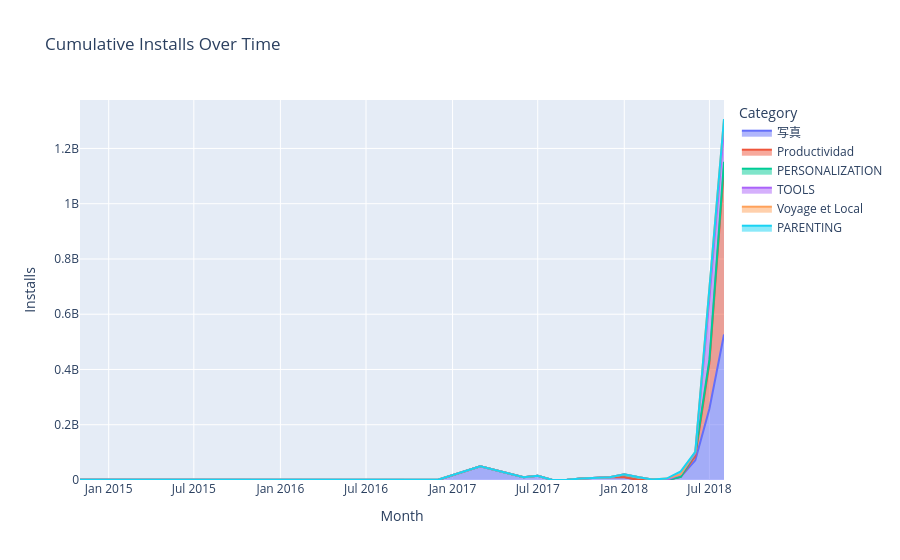

Source (notebook cell):
### Code cell
for _, row in growth.iterrows():

    fig.add_vrect(

        x0=row["Month"],

        x1=row["Month"],

        fillcolor="yellow",

        opacity=0.25,

        line_width=0

    )
fig.show()

### Figure 1 — Plotly figure (JSON) as saved in the notebook; plotly's stock layout.template omitted (floating-point values rounded to 4 significant figures)
{"data": [{"fillpattern": {"shape": ""}, "hovertemplate": "Category=写真<br>Month=%{x}<br>Installs=%{y}<extra></extra>", "legendgroup": "写真", "line": {"color": "#636efa"}, "marker": {"symbol": "circle"}, "mode": "lines", "name": "写真", "orientation": "v", "showlegend": true, "stackgroup": "1", "type": "scatter", "x": ["2014-11", "2017-03", "2017-06", "2017-07", "2017-10", "2017-12", "2018-01", "2018-03", "2018-05", "2018-06", "2018-07", "2018-08"], "xaxis": "x", "y": [1000000, 50000000, 10000000, 15000000, 5000000, 10000000, 10000000, 2000000, 11000000, 71000000, 258000000, 526500000], "yaxis": "y"}, {"fillpattern": {"shape": ""}, "hovertemplate": "Category=Productividad<br>Month=%{x}<br>Installs=%{y}<extra></extra>", "legendgroup": "Productividad", "line": {"color": "#EF553B"}, "marker": {"symbol": "circle"}, "mode": "lines", "name": "Productividad", "orientation": "v", "showlegend": true, "stackgroup": "1", "type": "scatter", "x": ["2016-10", "2018-02", "2018-06", "2018-07", "2018-08"], "xaxis": "x", "y": [1000000, 100000, 15000000, 166000000, 605000000], "yaxis": "y"}, {"fillpattern": {"shape": ""}, "hovertemplate": "Category=PERSONALIZATION<br>Month=%{x}<br>Installs=%{y}<extra></extra>", "legendgroup": "PERSONALIZATION", "line": {"color": "#00cc96"}, "marker": {"symbol": "circle"}, "mode": "lines", "name": "PERSONALIZATION", "orientation": "v", "showlegend": true, "stackgroup": "1", "type": "scatter", "x": ["2016-12", "2017-09", "2018-01", "2018-02", "2018-06", "2018-07", "2018-08"], "xaxis": "x", "y": [1000000, 1000000, 10000000, 10000000, 10000000, 11500000, 20000000], "yaxis": "y"}, {"fillpattern": {"shape": ""}, "hovertemplate": "Category=TOOLS<br>Month=%{x}<br>Installs=%{y}<extra></extra>", "legendgroup": "TOOLS", "line": {"color": "#ab63fa"}, "marker": {"symbol": "circle"}, "mode": "lines", "name": "TOOLS", "orientation": "v", "showlegend": true, "stackgroup": "1", "type": "scatter", "x": ["2017-08", "2018-01", "2018-05", "2018-07", "2018-08"], "xaxis": "x", "y": [50000, 1000000, 10000000, 222600000, 120000000], "yaxis": "y"}, {"fillpattern": {"shape": ""}, "hovertemplate": "Category=Voyage et Local<br>Month=%{x}<br>Installs=%{y}<extra></extra>", "legendgroup": "Voyage et Local", "line": {"color": "#FFA15A"}, "marker": {"symbol": "circle"}, "mode": "lines", "name": "Voyage et Local", "orientation": "v", "showlegend": true, "stackgroup": "1", "type": "scatter", "x": ["2017-10", "2018-04", "2018-06", "2018-07", "2018-08"], "xaxis": "x", "y": [50000, 5000000, 6000000, 31100000, 35100000], "yaxis": "y"}, {"fillpattern": {"shape": ""}, "hovertemplate": "Category=PARENTING<br>Month=%{x}<br>Installs=%{y}<extra></extra>", "legendgroup": "PARENTING", "line": {"color": "#19d3f3"}, "marker": {"symbol": "circle"}, "mode": "lines", "name": "PARENTING", "orientation": "v", "showlegend": true, "stackgroup": "1", "type": "scatter", "x": ["2018-03", "2018-05", "2018-07"], "xaxis": "x", "y": [100000, 10000000, 600000], "yaxis": "y"}], "layout": {"legend": {"title": {"text": "Category"}, "tracegroupgap": 0}, "shapes": [{"fillcolor": "yellow", "line": {"width": 0}, "opacity": 0.25, "type": "rect", "x0": "2017-03", "x1": "2017-03", "xref": "x", "y0": 0, "y1": 1, "yref": "y domain"}, {"fillcolor": "yellow", "line": {"width": 0}, "opacity": 0.25, "type": "rect", "x0": "2017-07", "x1": "2017-07", "xref": "x", "y0": 0, "y1": 1, "yref": "y domain"}, {"fillcolor": "yellow", "line": {"width": 0}, "opacity": 0.25, "type": "rect", "x0": "2017-12", "x1": "2017-12", "xref": "x", "y0": 0, "y1": 1, "yref": "y domain"}, {"fillcolor": "yellow", "line": {"width": 0}, "opacity": 0.25, "type": "rect", "x0": "2018-01", "x1": "2018-01", "xref": "x", "y0": 0, "y1": 1, "yref": "y domain"}, {"fillcolor": "yellow", "line": {"width": 0}, "opacity": 0.25, "type": "rect", "x0": "2018-01", "x1": "2018-01", "xref": "x", "y0": 0, "y1": 1, "yref": "y domain"}, {"fillcolor": "yellow", "line": {"width": 0}, "opacity": 0.25, "type": "rect", "x0": "2018-04", "x1": "2018-04", "xref": "x", "y0": 0, "y1": 1, "yref": "y domain"}, {"fillcolor": "yellow", "line": {"width": 0}, "opacity": 0.25, "type": "rect", "x0": "2018-05", "x1": "2018-05", "xref": "x", "y0": 0, "y1": 1, "yref": "y domain"}, {"fillcolor": "yellow", "line": {"width": 0}, "opacity": 0.25, "type": "rect", "x0": "2018-05", "x1": "2018-05", "xref": "x", "y0": 0, "y1": 1, "yref": "y domain"}, {"fillcolor": "yellow", "line": {"width": 0}, "opacity": 0.25, "type": "rect", "x0": "2018-05", "x1": "2018-05", "xref": "x", "y0": 0, "y1": 1, "yref": "y domain"}, {"fillcolor": "yellow", "line": {"width": 0}, "opacity": 0.25, "type": "rect", "x0": "2018-06", "x1": "2018-06", "xref": "x", "y0": 0, "y1": 1, "yref": "y domain"}, {"fillcolor": "yellow", "line": {"width": 0}, "opacity": 0.25, "type": "rect", "x0": "2018-06", "x1": "2018-06", "xref": "x", "y0": 0, "y1": 1, "yref": "y domain"}, {"fillcolor": "yellow", "line": {"width": 0}, "opacity": 0.25, "type": "rect", "x0": "2018-07", "x1": "2018-07", "xref": "x", "y0": 0, "y1": 1, "yref": "y domain"}, {"fillcolor": "yellow", "line": {"width": 0}, "opacity": 0.25, "type": "rect", "x0": "2018-07", "x1": "2018-07", "xref": "x", "y0": 0, "y1": 1, "yref": "y domain"}, {"fillcolor": "yellow", "line": {"width": 0}, "opacity": 0.25, "type": "rect", "x0": "2018-07", "x1": "2018-07", "xref": "x", "y0": 0, "y1": 1, "yref": "y domain"}, {"fillcolor": "yellow", "line": {"width": 0}, "opacity": 0.25, "type": "rect", "x0": "2018-07", "x1": "2018-07", "xref": "x", "y0": 0, "y1": 1, "yref": "y domain"}, {"fillcolor": "yellow", "line": {"width": 0}, "opacity": 0.25, "type": "rect", "x0": "2018-08", "x1": "2018-08", "xref": "x", "y0": 0, "y1": 1, "yref": "y domain"}, {"fillcolor": "yellow", "line": {"width": 0}, "opacity": 0.25, "type": "rect", "x0": "2018-08", "x1": "2018-08", "xref": "x", "y0": 0, "y1": 1, "yref": "y domain"}, {"fillcolor": "yellow", "line": {"width": 0}, "opacity": 0.25, "type": "rect", "x0": "2018-08", "x1": "2018-08", "xref": "x", "y0": 0, "y1": 1, "yref": "y domain"}, {"fillcolor": "yellow", "line": {"width": 0}, "opacity": 0.25, "type": "rect", "x0": "2017-03", "x1": "2017-03", "xref": "x", "y0": 0, "y1": 1, "yref": "y domain"}, {"fillcolor": "yellow", "line": {"width": 0}, "opacity": 0.25, "type": "rect", "x0": "2017-07", "x1": "2017-07", "xref": "x", "y0": 0, "y1": 1, "yref": "y domain"}, {"fillcolor": "yellow", "line": {"width": 0}, "opacity": 0.25, "type": "rect", "x0": "2017-12", "x1": "2017-12", "xref": "x", "y0": 0, "y1": 1, "yref": "y domain"}, {"fillcolor": "yellow", "line": {"width": 0}, "opacity": 0.25, "type": "rect", "x0": "2018-01", "x1": "2018-01", "xref": "x", "y0": 0, "y1": 1, "yref": "y domain"}, {"fillcolor": "yellow", "line": {"width": 0}, "opacity": 0.25, "type": "rect", "x0": "2018-01", "x1": "2018-01", "xref": "x", "y0": 0, "y1": 1, "yref": "y domain"}, {"fillcolor": "yellow", "line": {"width": 0}, "opacity": 0.25, "type": "rect", "x0": "2018-04", "x1": "2018-04", "xref": "x", "y0": 0, "y1": 1, "yref": "y domain"}, {"fillcolor": "yellow", "line": {"width": 0}, "opacity": 0.25, "type": "rect", "x0": "2018-05", "x1": "2018-05", "xref": "x", "y0": 0, "y1": 1, "yref": "y domain"}, {"fillcolor": "yellow", "line": {"width": 0}, "opacity": 0.25, "type": "rect", "x0": "2018-05", "x1": "2018-05", "xref": "x", "y0": 0, "y1": 1, "yref": "y domain"}, {"fillcolor": "yellow", "line": {"width": 0}, "opacity": 0.25, "type": "rect", "x0": "2018-05", "x1": "2018-05", "xref": "x", "y0": 0, "y1": 1, "yref": "y domain"}, {"fillcolor": "yellow", "line": {"width": 0}, "opacity": 0.25, "type": "rect", "x0": "2018-06", "x1": "2018-06", "xref": "x", "y0": 0, "y1": 1, "yref": "y domain"}, {"fillcolor": "yellow", "line": {"width": 0}, "opacity": 0.25, "type": "rect", "x0": "2018-06", "x1": "2018-06", "xref": "x", "y0": 0, "y1": 1, "yref": "y domain"}, {"fillcolor": "yellow", "line": {"width": 0}, "opacity": 0.25, "type": "rect", "x0": "2018-07", "x1": "2018-07", "xref": "x", "y0": 0, "y1": 1, "yref": "y domain"}, {"fillcolor": "yellow", "line": {"width": 0}, "opacity": 0.25, "type": "rect", "x0": "2018-07", "x1": "2018-07", "xref": "x", "y0": 0, "y1": 1, "yref": "y domain"}, {"fillcolor": "yellow", "line": {"width": 0}, "opacity": 0.25, "type": "rect", "x0": "2018-07", "x1": "2018-07", "xref": "x", "y0": 0, "y1": 1, "yref": "y domain"}, {"fillcolor": "yellow", "line": {"width": 0}, "opacity": 0.25, "type": "rect", "x0": "2018-07", "x1": "2018-07", "xref": "x", "y0": 0, "y1": 1, "yref": "y domain"}, {"fillcolor": "yellow", "line": {"width": 0}, "opacity": 0.25, "type": "rect", "x0": "2018-08", "x1": "2018-08", "xref": "x", "y0": 0, "y1": 1, "yref": "y domain"}, {"fillcolor": "yellow", "line": {"width": 0}, "opacity": 0.25, "type": "rect", "x0": "2018-08", "x1": "2018-08", "xref": "x", "y0": 0, "y1": 1, "yref": "y domain"}, {"fillcolor": "yellow", "line": {"width": 0}, "opacity": 0.25, "type": "rect", "x0": "2018-08", "x1": "2018-08", "xref": "x", "y0": 0, "y1": 1, "yref": "y domain"}, {"fillcolor": "yellow", "line": {"width": 0}, "opacity": 0.25, "type": "rect", "x0": "2017-03", "x1": "2017-03", "xref": "x", "y0": 0, "y1": 1, "yref": "y domain"}, {"fillcolor": "yellow", "line": {"width": 0}, "opacity": 0.25, "type": "rect", "x0": "2017-07", "x1": "2017-07", "xref": "x", "y0": 0, "y1": 1, "yref": "y domain"}, {"fillcolor": "yellow", "line": {"width": 0}, "opacity": 0.25, "type": "rect", "x0": "2017-12", "x1": "2017-12", "xref": "x", "y0": 0, "y1": 1, "yref": "y domain"}, {"fillcolor": "yellow", "line": {"width": 0}, "opacity": 0.25, "type": "rect", "x0": "2018-01", "x1": "2018-01", "xref": "x", "y0": 0, "y1": 1, "yref": "y domain"}, {"fillcolor": "yellow", "line": {"width": 0}, "opacity": 0.25, "type": "rect", "x0": "2018-01", "x1": "2018-01", "xref": "x", "y0": 0, "y1": 1, "yref": "y domain"}, {"fillcolor": "yellow", "line": {"width": 0}, "opacity": 0.25, "type": "rect", "x0": "2018-04", "x1": "2018-04", "xref": "x", "y0": 0, "y1": 1, "yref": "y domain"}, {"fillcolor": "yellow", "line": {"width": 0}, "opacity": 0.25, "type": "rect", "x0": "2018-05", "x1": "2018-05", "xref": "x", "y0": 0, "y1": 1, "yref": "y domain"}, {"fillcolor": "yellow", "line": {"width": 0}, "opacity": 0.25, "type": "rect", "x0": "2018-05", "x1": "2018-05", "xref": "x", "y0": 0, "y1": 1, "yref": "y domain"}, {"fillcolor": "yellow", "line": {"width": 0}, "opacity": 0.25, "type": "rect", "x0": "2018-05", "x1": "2018-05", "xref": "x", "y0": 0, "y1": 1, "yref": "y domain"}, {"fillcolor": "yellow", "line": {"width": 0}, "opacity": 0.25, "type": "rect", "x0": "2018-06", "x1": "2018-06", "xref": "x", "y0": 0, "y1": 1, "yref": "y domain"}, {"fillcolor": "yellow", "line": {"width": 0}, "opacity": 0.25, "type": "rect", "x0": "2018-06", "x1": "2018-06", "xref": "x", "y0": 0, "y1": 1, "yref": "y domain"}, {"fillcolor": "yellow", "line": {"width": 0}, "opacity": 0.25, "type": "rect", "x0": "2018-07", "x1": "2018-07", "xref": "x", "y0": 0, "y1": 1, "yref": "y domain"}, {"fillcolor": "yellow", "line": {"width": 0}, "opacity": 0.25, "type": "rect", "x0": "2018-07", "x1": "2018-07", "xref": "x", "y0": 0, "y1": 1, "yref": "y domain"}, {"fillcolor": "yellow", "line": {"width": 0}, "opacity": 0.25, "type": "rect", "x0": "2018-07", "x1": "2018-07", "xref": "x", "y0": 0, "y1": 1, "yref": "y domain"}, {"fillcolor": "yellow", "line": {"width": 0}, "opacity": 0.25, "type": "rect", "x0": "2018-07", "x1": "2018-07", "xref": "x", "y0": 0, "y1": 1, "yref": "y domain"}, {"fillcolor": "yellow", "line": {"width": 0}, "opacity": 0.25, "type": "rect", "x0": "2018-08", "x1": "2018-08", "xref": "x", "y0": 0, "y1": 1, "yref": "y domain"}, {"fillcolor": "yellow", "line": {"width": 0}, "opacity": 0.25, "type": "rect", "x0": "2018-08", "x1": "2018-08", "xref": "x", "y0": 0, "y1": 1, "yref": "y domain"}, {"fillcolor": "yellow", "line": {"width": 0}, "opacity": 0.25, "type": "rect", "x0": "2018-08", "x1": "2018-08", "xref": "x", "y0": 0, "y1": 1, "yref": "y domain"}], "title": {"text": "Cumulative Installs Over Time"}, "xaxis": {"anchor": "y", "domain": [0, 1], "title": {"text": "Month"}}, "yaxis": {"anchor": "x", "domain": [0, 1], "title": {"text": "Installs"}}}}
